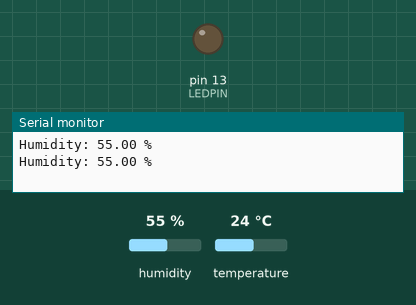
Bench run of a sketch on a simulated Arduino Uno, built with avr-gcc and run on an emulated ATmega328P. Parts: output pins drawn as LEDs (lit = HIGH), the last lines printed to the serial monitor. The test bench sets the inputs (shaded band); at power-on: humidity 55 %, temperature 24 °C.

Above: at 6.8 s.
6.9 s: humidity set to 31 %
11.4 s: humidity set to 28 %
At 13.0 s:
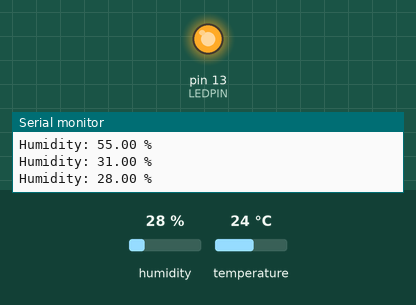
15.9 s: humidity set to 40 %
At 19.2 s:
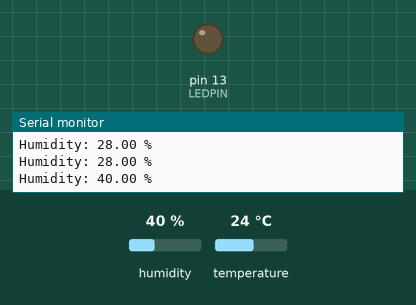
20.4 s: humidity set to 22 %
At 21.7 s:
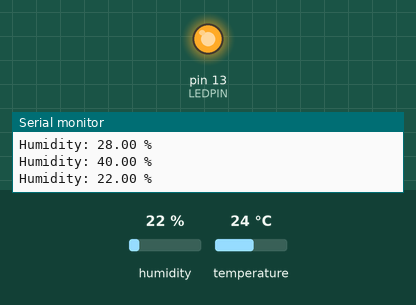
Timing chart, 0 to 23.4 s (numbered marks = the images above; inputs shaded):
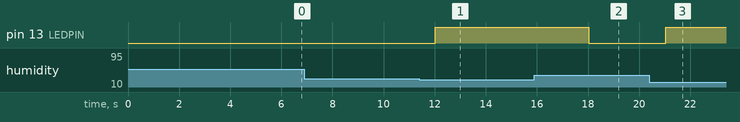

The sketch:

humidity.ino
```cpp
#include "DHT.h"

//sensors
#define DHTPIN 2
#define LEDPIN 13
#define DHTTYPE DHT22


DHT dht(DHTPIN, DHTTYPE);

void setup() {
  Serial.begin(9600);
  pinMode(LEDPIN, OUTPUT);
  dht.begin();
}

void loop() {

  delay(3000);
//humidity check
  float humidity = dht.readHumidity();
  if (isnan(humidity)) {
    Serial.println("Sensor read error");
    return;
  }

  Serial.print("Humidity: ");
  Serial.print(humidity);
  Serial.println(" %");
//LED operations
  if (humidity < 30) {
    digitalWrite(LEDPIN, HIGH);
  } else {
    digitalWrite(LEDPIN, LOW);
  }
}
```

Measured:
- the behaviour switches between 30 and 29 % on humidity (found by bisection; images 0 and 1)
- after the input at 11.4 s, pin 13 (LEDPIN): LOW → HIGH after 0.62 s
- after the input at 15.9 s, pin 13 (LEDPIN): HIGH → LOW after 2.1 s
- after the input at 20.4 s, pin 13 (LEDPIN): LOW → HIGH after 0.64 s
